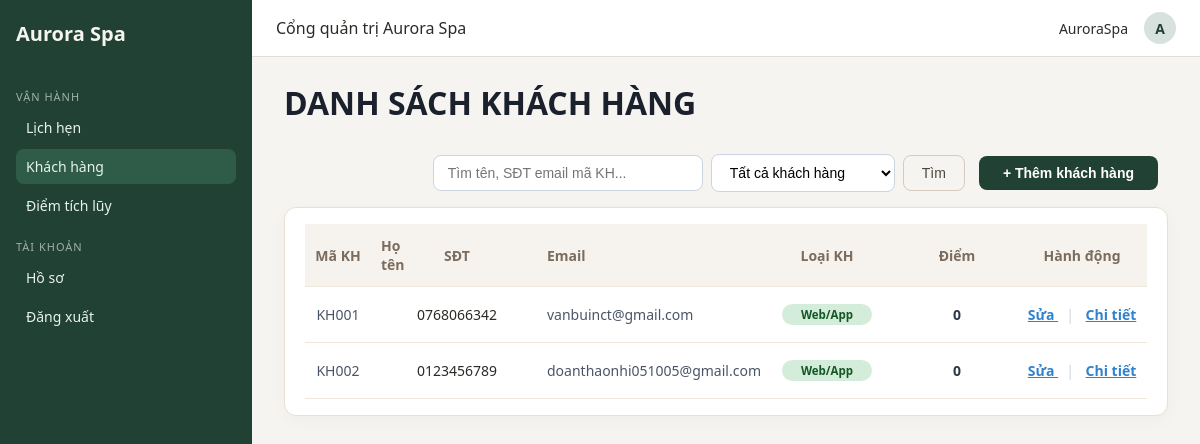
Page /staff/customer/ (signed in) on the earlier database version.
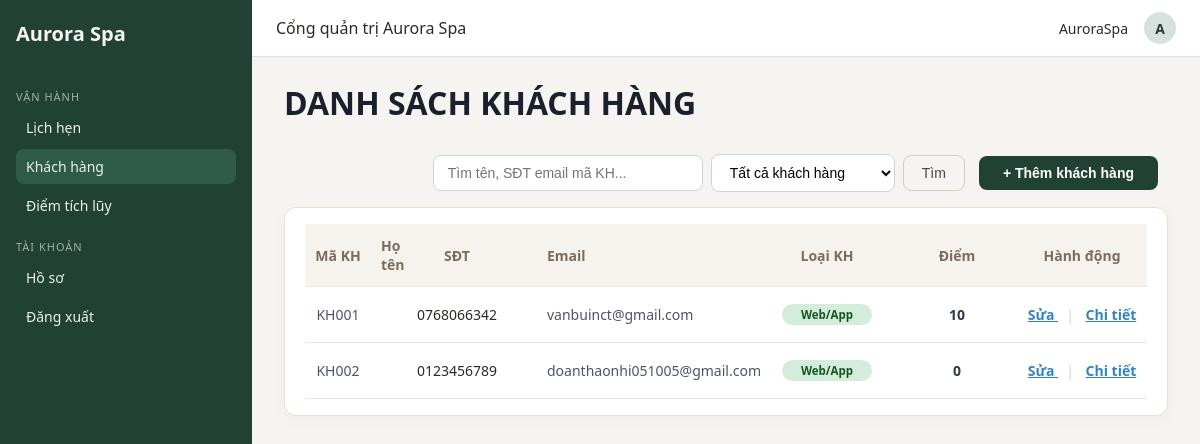
Same page on the later database version.
### aurora/models.py (models this page shows, shortened)
class KhachHang(models.Model):
    user = models.OneToOneField(User, on_delete=models.CASCADE, null=True, blank=True)
    MaKhachHang = models.CharField(
        max_length=5,
        primary_key=True,
        blank=True,  # <— thêm
        help_text="VD: KH001"
    )
    HoTen=models.CharField(max_length=200)
    SDT = models.CharField(max_length=10)
    Email = models.EmailField(
        max_length=255,
        blank=True,
        null=True
    )
    DiaChi=models.CharField(max_length=300)
    NgaySinh=models.DateField(null=True, blank=True)
    class Meta:
        db_table = 'KhachHang'
        verbose_name = 'Khách Hàng'
        verbose_name_plural = 'Khách Hàng'

### staffpanel/views.py (the view, shortened to what this page needs)
# urls.py: path('customer/', views.staff_customer_list, name='staff_customer_list'),
@reception_required
def staff_customer_list(request):
    q = request.GET.get('q', '').strip()
    customer_type = request.GET.get('customer_type', '')  # online / offline / (rỗng = tất cả)
    customers = KhachHang.objects.select_related('diemtichluy', 'user').all()
    if customer_type == 'online':
        customers = customers.exclude(user__isnull=True)   # có user → đăng ký web
    elif customer_type == 'offline':
        customers = customers.filter(user__isnull=True)     # không có user → tạo tại quầy
    for kh in customers:
        kh.diem_hien_tai = getattr(kh.diemtichluy, 'SoDiemHienTai', 0) if hasattr(kh, 'diemtichluy') else 0
    return render(request, 'staffpanel/customer_list.html', {
        'customers': customers,
        'q': q,
        'customer_type': customer_type,# để giữ giá trị đã chọn
    })

### staffpanel/permissions.py (called while the page is built)
def role_required(*roles):
    def decorator(view_func):
        @wraps(view_func)
        def _wrapped(request, *args, **kwargs):
            if not request.user.is_authenticated:
                return redirect('staff_login')
            try:
                nv = request.user.nhanvien
            except Exception:
                return HttpResponseForbidden("Bạn không phải nhân viên Aurora.")
            if nv.VaiTro in roles or request.user.is_superuser:
                return view_func(request, *args, **kwargs)
            return HttpResponseForbidden("Bạn không có quyền truy cập chức năng này.")
        return _wrapped
    return decorator

### staffpanel/templates/staffpanel/customer_list.html (shortened to what the changed rows need)
{% extends 'staffpanel/base.html' %}
{% load static %}
{% block content %}
<div style="margin-bottom: 30px;">
    <h1 style="margin:0; font-size:32px; font-weight:700; color:#1a202c;">
        DANH SÁCH KHÁCH HÀNG
    </h1>
</div>
<div class="card">
    <table style="width:100%;table-layout:fixed;border-collapse:collapse;">
        <thead style="background:#f8fafc;">
            <tr>
                <th style="width:90px;text-align:center;">Mã KH</th>
                <th style="text-align:left;padding-left:12px;">Họ tên</th>
                <th style="width:140px;text-align:center;">SĐT</th>
                <th style="width:200px;text-align:left;">Email</th>
                <th style="width:120px;text-align:center;">Loại KH</th>
                <th style="width:100px;text-align:center;">Điểm</th>
                <th style="width:140px;text-align:center;">Hành động</th>
            </tr>
        </thead>
        <tbody>
            {% for kh in customers %}
            <tr style="height:56px;border-bottom:1px solid #e2e8f0;" class="customer-row"
                data-json='{
                    "makh": "{{ kh.MaKhachHang }}",
                    "hoten": "{{ kh.HoTen|escapejs }}",
                    "sdt": "{{ kh.SDT }}",
                    "email": "{{ kh.Email|default:'' }}",
                    "diachi": "{{ kh.DiaChi|default:''|escapejs }}",
                    "ngaysinh": "{% if kh.NgaySinh %}{{ kh.NgaySinh|date:'d/m/Y' }}{% endif %}",
                    "diem": {{ kh.diem_hien_tai|default:0 }},
                    "user": "{% if kh.user %}{{ kh.user.username }}{% else %}—{% endif %}"
                }'>
                <td style="text-align:center;color:#4a5568;">{{ kh.MaKhachHang }}</td>
                <td style="padding-left:12px;">
                </td>
                <td style="text-align:center;">{{ kh.SDT }}</td>
                <td style="padding-left:8px;color:#4a5568;">{{ kh.Email|default:"—" }}</td>
                <td style="text-align:center;">
                    <span class="status-badge {% if kh.user %}status-online{% else %}status-offline{% endif %}">
                        {% if kh.user %}Web/App{% else %}Cửa hàng{% endif %}
                    </span>
                </td>
                <td style="text-align:center;font-weight:600;color:#2d3748;">
                    {{ kh.diem_hien_tai|default:0 }}
                </td>
                <td style="text-align:center;" onclick="event.stopPropagation()">
                    <a href="#"
                       onclick="event.preventDefault(); editCustomer('{{ kh.MaKhachHang }}')"
                       style="color:#3182ce; font-weight:600; text-decoration:underline;">
                        Sửa
                    </a>
                    <span style="color:#cbd5e0; margin:0 8px;">|</span>
                    <a href="#"
                       style="color:#3182ce; font-weight:600;"
                       onclick="event.preventDefault(); this.closest('tr').click()">
                        Chi tiết
                    </a>
                </td>
            </tr>
            {% endfor %}
        </tbody>
    </table>
</div>
{% endblock %}

Differences in the rows shown:
changed KhachHang "KH001": diem_hien_tai "0" → "10"
